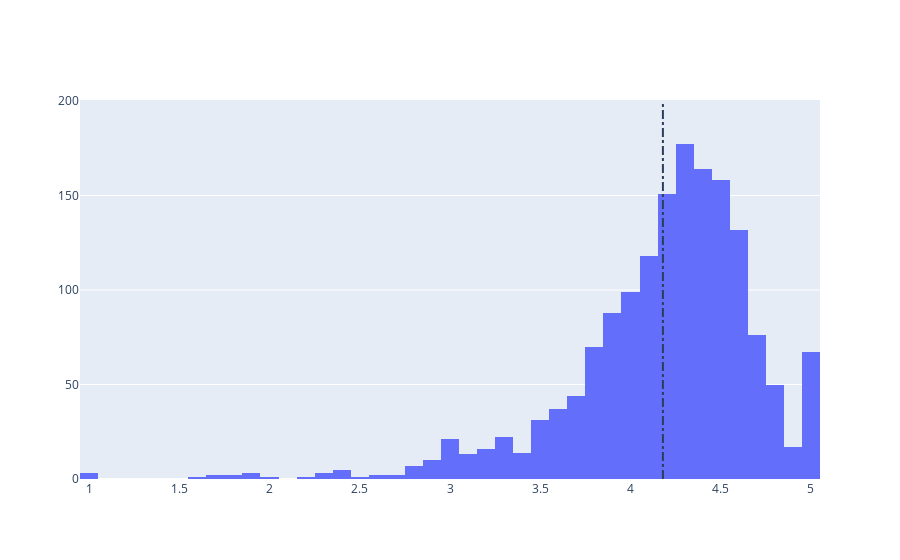

Here is the notebook cell this chart was saved with:
### Markdown cell above
Por los nombres vemos que la categoría familia son apps que cualquier persona podría tener en su celular sobre todo si es madre o padre. Es la categoría que más apps tiene. Veamos su distribución por rating.

### Code cell
# Average rating of apps
avg_family_rating = family['Rating'].mean()
print('Average app rating = ', avg_family_rating)

# Distribution of apps according to their ratings
data = [go.Histogram(
        x = family['Rating'],
)]

# Vertical dashed line to indicate the average app rating
layout = {'shapes': [{
              'type' :'line',
              'x0': avg_family_rating,
              'y0': 0,
              'x1': avg_family_rating,
              'y1': 200,
              'line': { 'dash': 'dashdot'}
          }]
          }

plotly.offline.iplot({'data': data, 'layout': layout})

### Figure 1 — Plotly figure (JSON) as saved in the notebook; plotly's stock layout.template omitted (floating-point values rounded to 4 significant figures; data arrays with more than 128 entries replaced by an {"elided": "..."} marker saying what was removed)
{"data": [{"type": "histogram", "x": {"elided": "1832 float values"}}], "layout": {"shapes": [{"line": {"dash": "dashdot"}, "type": "line", "x0": 4.18, "x1": 4.18, "y0": 0, "y1": 200}]}}
